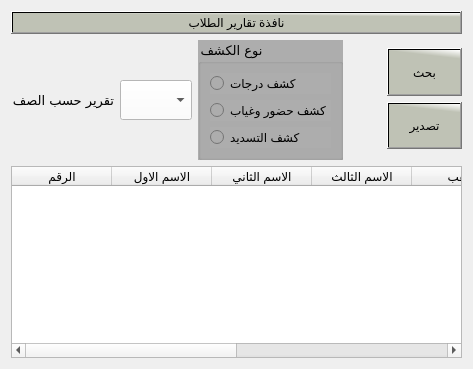
             <widget class="QWidget" name="tab_201">
              <attribute name="title">
               <string>تقارير الطلاب</string>
              </attribute>
              <layout class="QGridLayout" name="gridLayout_44">
               <item row="0" column="0">
                <layout class="QVBoxLayout" name="verticalLayout_33" stretch="10,30,60">
                 <item>
                  <layout class="QGridLayout" name="gridLayout_45">
                   <item row="0" column="0">
                    <widget class="QPushButton" name="pushButton_269">
                     <property name="styleSheet">
                      <string notr="true"> background-color: qlineargradient(spread:pad, x1:0.964478, y1:0.193, x2:1, y2:0, stop:0 rgba(191, 194, 181, 255), stop:1 rgba(255, 255, 255, 255));
color:rgb(0, 0, 0);background-color: qlineargradient(spread:pad, x1:0.964478, y1:0.193, x2:1, y2:0, stop:0 rgba(191, 194, 181, 255), stop:1 rgba(255, 255, 255, 255));
  font: 75 15pt &quot;Motken K Sina&quot;;
color:rgb(0, 0, 0)</string>
                     </property>
                     <property name="text">
                      <string>نافذة تقارير الطلاب</string>
                     </property>
                    </widget>
                   </item>
                  </layout>
                 </item>
                 <item>
                  <layout class="QHBoxLayout" name="horizontalLayout_30">
                   <item>
                    <layout class="QVBoxLayout" name="verticalLayout_34">
                     <item>
                      <layout class="QHBoxLayout" name="horizontalLayout_31">
                       <item>
                        <widget class="QLabel" name="label_11">
                         <property name="maximumSize">
                          <size>
                           <width>180</width>
                           <height>30</height>
                          </size>
                         </property>
                         <property name="font">
                          <font>
                           <family>Motken K Sina</family>
                           <pointsize>10</pointsize>
                           <weight>50</weight>
                           <italic>false</italic>
                           <bold>false</bold>
                          </font>
                         </property>
                         <property name="styleSheet">
                          <string notr="true"/>
                         </property>
                         <property name="text">
                          <string>تقرير حسب الصف</string>
                         </property>
                        </widget>
                       </item>
                       <item>
                        <widget class="QComboBox" name="combStudentReport">
                         <property name="maximumSize">
                          <size>
                           <width>150</width>
                           <height>40</height>
                          </size>
                         </property>
                         <property name="styleSheet">
                          <string notr="true">color: rgb(0, 0, 0);

background-color: rgb(255, 255, 255);</string>
                         </property>
                        </widget>
                       </item>
                      </layout>
                     </item>
                    </layout>
                   </item>
                   <item>
                    <layout class="QGridLayout" name="gridLayout_46">
                     <item row="0" column="0">
                      <widget class="QGroupBox" name="groupBox_19">
                       <property name="maximumSize">
                        <size>
                         <width>300</width>
                         <height>150</height>
                        </size>
                       </property>
                       <property name="font">
                        <font>
                         <family>Motken K Sina</family>
                         <pointsize>10</pointsize>
                         <weight>50</weight>
                         <italic>false</italic>
                         <bold>false</bold>
                        </font>
                       </property>
                       <property name="styleSheet">
                        <string notr="true">background-color:rgb(173, 173, 173)</string>
                       </property>
                       <property name="title">
                        <string>نوع الكشف</string>
                       </property>
                       <layout class="QGridLayout" name="gridLayout_59">
                        <item row="0" column="0">
                         <widget class="QRadioButton" name="radioButton_6">
                          <property name="maximumSize">
                           <size>
                            <width>150</width>
                            <height>40</height>
                           </size>
                          </property>
                          <property name="text">
                           <string>كشف درجات</string>
                          </property>
                         </widget>
                        </item>
                        <item row="2" column="0">
                         <widget class="QRadioButton" name="radioButton_5">
                          <property name="maximumSize">
                           <size>
                            <width>200</width>
                            <height>40</height>
                           </size>
                          </property>
                          <property name="text">
                           <string>كشف التسديد</string>
                          </property>
                         </widget>
                        </item>
                        <item row="1" column="0">
                         <widget class="QRadioButton" name="radioButton_7">
                          <property name="maximumSize">
                           <size>
                            <width>150</width>
                            <height>40</height>
                           </size>
                          </property>
                          <property name="text">
                           <string>كشف حضور وغياب</string>
                          </property>
                         </widget>
                        </item>
                       </layout>
                      </widget>
                     </item>
                    </layout>
                   </item>
                   <item>
                    <layout class="QVBoxLayout" name="verticalLayout_35">
                     <property name="leftMargin">
                      <number>38</number>
                     </property>
                     <property name="topMargin">
                      <number>8</number>
                     </property>
                     <property name="rightMargin">
                      <number>0</number>
                     </property>
                     <property name="bottomMargin">
                      <number>11</number>
                     </property>
                     <item>
                      <widget class="QPushButton" name="pushButton_237">
                       <property name="maximumSize">
                        <size>
                         <width>120</width>
                         <height>50</height>
                        </size>
                       </property>
                       <property name="layoutDirection">
                        <enum>Qt::LeftToRight</enum>
                       </property>
                       <property name="styleSheet">
                        <string notr="true">background-color: qlineargradient(spread:pad, x1:0.964478, y1:0.193, x2:1, y2:0, stop:0 rgba(191, 194, 181, 255), stop:1 rgba(255, 255, 255, 255));

  font: 75 15pt &quot;Motken K Sina&quot;;
color:rgb(0, 0, 0)</string>
                       </property>
                       <property name="text">
                        <string>بحث</string>
                       </property>
                       <property name="icon">
                        <iconset>
                         <normaloff>../icons/بحث.svg</normaloff>../icons/بحث.svg</iconset>
                       </property>
                       <property name="iconSize">
                        <size>
                         <width>30</width>
                         <height>30</height>
                        </size>
                       </property>
                      </widget>
                     </item>
                     <item>
                      <widget class="QPushButton" name="btnReportStudent">
                       <property name="maximumSize">
                        <size>
                         <width>120</width>
                         <height>50</height>
                        </size>
                       </property>
                       <property name="layoutDirection">
                        <enum>Qt::LeftToRight</enum>
                       </property>
                       <property name="styleSheet">
                        <string notr="true">background-color: qlineargradient(spread:pad, x1:0.964478, y1:0.193, x2:1, y2:0, stop:0 rgba(191, 194, 181, 255), stop:1 rgba(255, 255, 255, 255));

  font: 75 15pt &quot;Motken K Sina&quot;;
color:rgb(0, 0, 0)</string>
                       </property>
                       <property name="text">
                        <string>تصدير</string>
                       </property>
                       <property name="icon">
                        <iconset>
                         <normaloff>../icons/تصدير.svg</normaloff>../icons/تصدير.svg</iconset>
                       </property>
                       <property name="iconSize">
                        <size>
                         <width>30</width>
                         <height>30</height>
                        </size>
                       </property>
                      </widget>
                     </item>
                    </layout>
                   </item>
                  </layout>
                 </item>
                 <item>
                  <layout class="QGridLayout" name="gridLayout_47">
                   <item row="0" column="0">
                    <widget class="QTableWidget" name="tabStudentsReport">
                     <property name="styleSheet">
                      <string notr="true">QTableWidget {
    background-color: #FFFFFF;
    alternate-background-color:rgb(0, 0, 0);
    font: 9pt &quot;PT Bold Heading&quot;;
    font-weight: bold;
 color:rgb(0, 0, 0)
}

 background-color: qlineargradient(spread:pad, x1:0.964478, y1:0.193, x2:1, y2:0, stop:0 rgba(191, 194, 181, 255), stop:1 rgba(255, 255, 255, 255));
color:rgb(0, 0, 0);</string>
                     </property>
                     <column>
                      <property name="text">
                       <string>الرقم</string>
                      </property>
                     </column>
                     <column>
                      <property name="text">
                       <string>الاسم الاول</string>
                      </property>
                     </column>
                     <column>
                      <property name="text">
                       <string>الاسم الثاني</string>
                      </property>
                     </column>
                     <column>
                      <property name="text">
                       <string>الاسم الثالث</string>
                      </property>
                     </column>
                     <column>
                      <property name="text">
                       <string>اللقب</string>
                      </property>
                     </column>
                     <column>
                      <property name="text">
                       <string>الصف</string>
                      </property>
                     </column>
                     <column>
                      <property name="text">
                       <string>تاريخ الميلاد</string>
                      </property>
                     </column>
                     <column>
                      <property name="text">
                       <string>رقم ولي الامر</string>
                      </property>
                     </column>
                    </widget>
                   </item>
                  </layout>
                 </item>
                </layout>
               </item>
              </layout>
             </widget>
